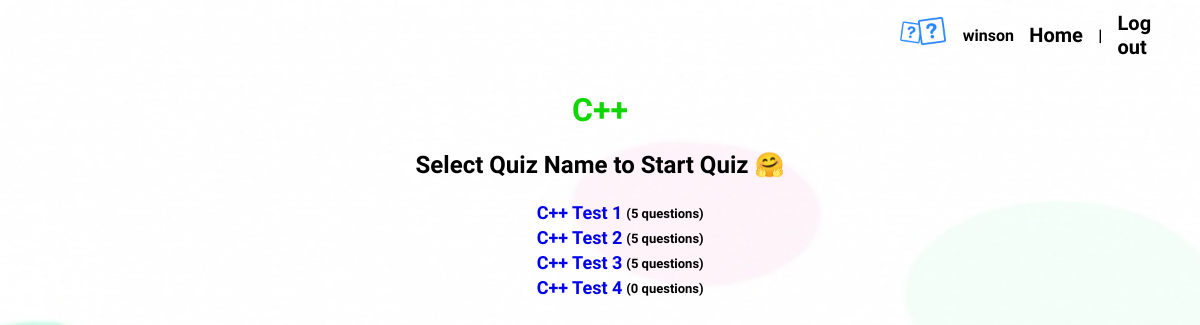
Page /userShowtest.php?subid=1 (signed in) on the committed database.
### tables this page shows
CREATE TABLE `quiz_subject` (
  `sub_id` int(5) NOT NULL,
  `sub_name` varchar(250) DEFAULT NULL
);

CREATE TABLE `quiz_test` (
  `test_id` int(5) NOT NULL,
  `sub_id` int(5) DEFAULT NULL,
  `test_name` varchar(300) DEFAULT NULL,
  `date` timestamp NOT NULL DEFAULT current_timestamp()
);

### userShowtest.php (the view, shortened to what this page needs)
<!DOCTYPE html>
<html>
<head>
</head>
<body>
<?php include "menu.php"?>
<div class="move">
<?php
include"database.php";
extract($_GET);
$result=mysqli_query($con,"select * from quiz_subject where sub_id = $subid");
$row=mysqli_fetch_array($result);
echo "<h1 align=center><font color=＃FFD700> $row[1] </font></h1>";
$result1=mysqli_query($con,"select t.test_id, t.test_name, count(q.test_id) from quiz_test t, quiz_question q
where t.test_id=q.test_id and t.sub_id = $subid GROUP BY q.test_id");
$result2=mysqli_query($con,"select * from quiz_test where sub_id = $subid");
if(mysqli_num_rows($result2) == "")
{
	echo "<br><br><h2> Sorry, No Quiz for this Subject 😅 </h2>";
}else{
echo "<h2> Select Quiz Name to Start Quiz 🤗 </h2>";
echo "<table align=center>";
while($row1=mysqli_fetch_row($result2)){
$row2=mysqli_fetch_row($result1);
	if($row2 != ""){
	echo "<tr><td align=center><a href=userQuestion.php?testid=$row1[0]&subid=$subid><font size=4>
	 &nbsp;&nbsp;&nbsp;&nbsp;&nbsp;&nbsp;&nbsp;&nbsp; $row1[2]  </td><td> <font size=2>($row2[2] questions)</font> </td></tr></font></a>";
	}else{
	echo "<tr><td align=center><a href=userQuestion.php?testid=$row1[0]&subid=$subid><font size=4>
	 &nbsp;&nbsp;&nbsp;&nbsp;&nbsp;&nbsp;&nbsp;&nbsp; $row1[2]  </td><td> <font size=2>(0 questions)</font> </td></tr></font></a>";
	}
}
echo "</table>";
}
?>
</div>
</body>
</html>

### userShowtest.php (style rules this page uses)
body { margin:0; font-family: 'Yeseva One', cursive; }
html { background-repeat: no-repeat; background-size: 1600px 720px; height:720px; background-image:url("images/background1.jpg"); }
h2 { text-align: center; }
.move { padding-top: 70px; }
a:link, a:visited { text-decoration: none; }

### menu.php (style rules this page uses)
* { font-family: 'Merienda One', cursive; font-weight: bold; }

### rows in the picture
quiz_subject: sub_name "C++"
quiz_test: test_name "C++ Test 1", row2 "5"
quiz_test: test_name "C++ Test 2", row2 "5"
quiz_test: test_name "C++ Test 3", row2 "5"
quiz_test: test_name "C++ Test 4"

### other values in the picture
$_SESSION['loginid'] "winson"
